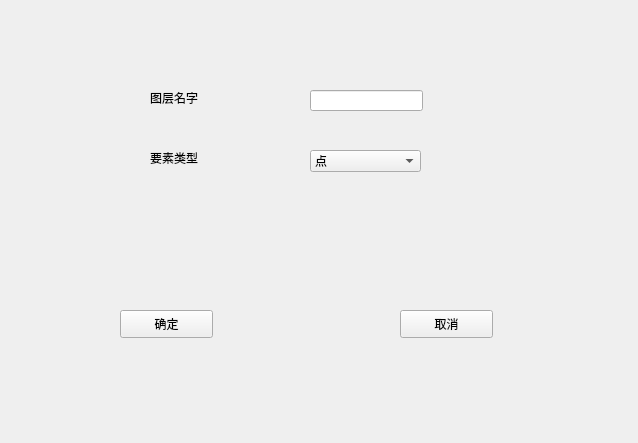
<?xml version="1.0" encoding="UTF-8"?>
<ui version="4.0">
 <class>Win_NewLayer</class>
 <widget class="QWidget" name="Win_NewLayer">
  <property name="geometry">
   <rect>
    <x>0</x>
    <y>0</y>
    <width>638</width>
    <height>443</height>
   </rect>
  </property>
  <property name="windowTitle">
   <string>创建新图层</string>
  </property>
  <widget class="QLabel" name="label">
   <property name="geometry">
    <rect>
     <x>150</x>
     <y>90</y>
     <width>72</width>
     <height>15</height>
    </rect>
   </property>
   <property name="text">
    <string>图层名字</string>
   </property>
  </widget>
  <widget class="QLineEdit" name="lineEdit">
   <property name="geometry">
    <rect>
     <x>310</x>
     <y>90</y>
     <width>113</width>
     <height>21</height>
    </rect>
   </property>
  </widget>
  <widget class="QLabel" name="label_2">
   <property name="geometry">
    <rect>
     <x>150</x>
     <y>150</y>
     <width>72</width>
     <height>15</height>
    </rect>
   </property>
   <property name="text">
    <string>要素类型</string>
   </property>
  </widget>
  <widget class="QComboBox" name="comboBox">
   <property name="geometry">
    <rect>
     <x>310</x>
     <y>150</y>
     <width>111</width>
     <height>22</height>
    </rect>
   </property>
   <property name="editable">
    <bool>false</bool>
   </property>
   <property name="placeholderText">
    <string/>
   </property>
   <item>
    <property name="text">
     <string>点</string>
    </property>
   </item>
   <item>
    <property name="text">
     <string>线</string>
    </property>
   </item>
   <item>
    <property name="text">
     <string>面</string>
    </property>
   </item>
  </widget>
  <widget class="QPushButton" name="bt_OK">
   <property name="geometry">
    <rect>
     <x>120</x>
     <y>310</y>
     <width>93</width>
     <height>28</height>
    </rect>
   </property>
   <property name="text">
    <string>确定</string>
   </property>
  </widget>
  <widget class="QPushButton" name="bt_Cancel">
   <property name="geometry">
    <rect>
     <x>400</x>
     <y>310</y>
     <width>93</width>
     <height>28</height>
    </rect>
   </property>
   <property name="text">
    <string>取消</string>
   </property>
  </widget>
 </widget>
 <resources/>
 <connections/>
</ui>
